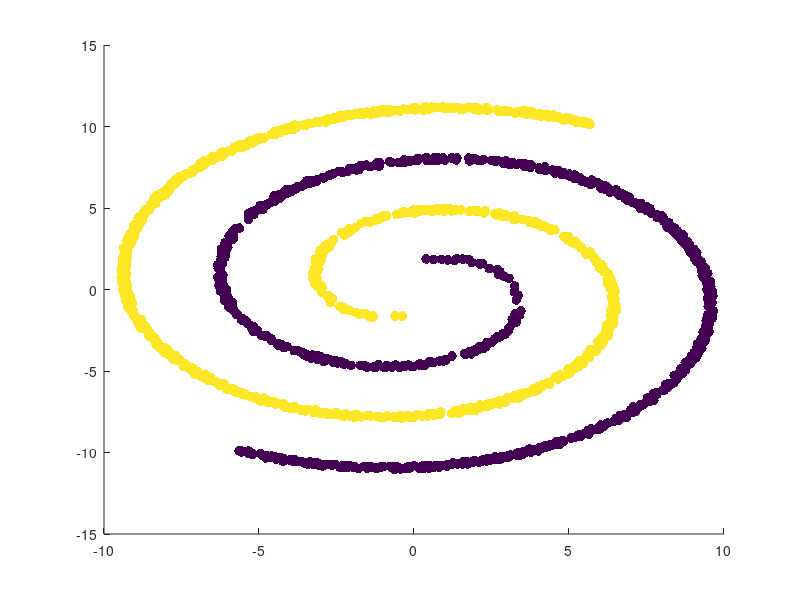

Write the MATLAB code that produced this figure.
function data = twospirals(N, degrees, start, noise)
% Generate "two spirals" dataset with N instances.
% degrees controls the length of the spirals
% start determines how far from the origin the spirals start, in degrees
% noise displaces the instances from the spiral. 
%  0 is no noise, at 1 the spirals will start overlapping

    if nargin < 1
        N = 2000;
    end
    if nargin < 2
        degrees = 570;
    end
    if nargin < 3
        start = 90;
    end
    if nargin < 5
        noise = 0.2;
    end  
    
    deg2rad = (2*pi)/360;
    start = start * deg2rad;

    N1 = floor(N/2);
    N2 = N-N1;
    
    n = start + sqrt(rand(N1,1)) * degrees * deg2rad;   
    d1 = [-cos(n).*n + rand(N1,1)*noise sin(n).*n+rand(N1,1)*noise zeros(N1,1)];
    
    n = start + sqrt(rand(N1,1)) * degrees * deg2rad;      
    d2 = [cos(n).*n+rand(N2,1)*noise -sin(n).*n+rand(N2,1)*noise ones(N2,1)];
    
    data = [d1;d2];
    scatter(data(:,1), data(:,2), 50, data(:,3),'filled');    
end